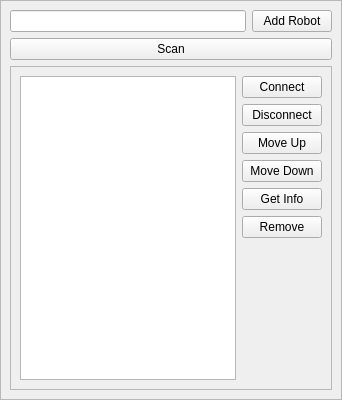
<?xml version="1.0" encoding="UTF-8"?>
<ui version="4.0">
 <class>ConnectDialogForm</class>
 <widget class="QWidget" name="ConnectDialogForm">
  <property name="geometry">
   <rect>
    <x>0</x>
    <y>0</y>
    <width>342</width>
    <height>400</height>
   </rect>
  </property>
  <property name="sizePolicy">
   <sizepolicy hsizetype="Preferred" vsizetype="Maximum">
    <horstretch>0</horstretch>
    <verstretch>0</verstretch>
   </sizepolicy>
  </property>
  <property name="windowTitle">
   <string>Form</string>
  </property>
  <layout class="QVBoxLayout" name="verticalLayout_2">
   <property name="spacing">
    <number>0</number>
   </property>
   <property name="sizeConstraint">
    <enum>QLayout::SetNoConstraint</enum>
   </property>
   <property name="leftMargin">
    <number>0</number>
   </property>
   <property name="topMargin">
    <number>0</number>
   </property>
   <property name="rightMargin">
    <number>0</number>
   </property>
   <property name="bottomMargin">
    <number>0</number>
   </property>
   <item>
    <widget class="QFrame" name="frame">
     <property name="sizePolicy">
      <sizepolicy hsizetype="Fixed" vsizetype="Expanding">
       <horstretch>1</horstretch>
       <verstretch>0</verstretch>
      </sizepolicy>
     </property>
     <property name="frameShape">
      <enum>QFrame::StyledPanel</enum>
     </property>
     <property name="frameShadow">
      <enum>QFrame::Raised</enum>
     </property>
     <layout class="QGridLayout" name="gridLayout">
      <property name="sizeConstraint">
       <enum>QLayout::SetNoConstraint</enum>
      </property>
      <property name="topMargin">
       <number>9</number>
      </property>
      <item row="2" column="1" colspan="2">
       <widget class="QScrollArea" name="scrollArea">
        <property name="widgetResizable">
         <bool>true</bool>
        </property>
        <widget class="QWidget" name="scrollAreaWidgetContents">
         <property name="geometry">
          <rect>
           <x>0</x>
           <y>0</y>
           <width>276</width>
           <height>320</height>
          </rect>
         </property>
         <layout class="QGridLayout" name="gridLayout_2">
          <item row="5" column="1">
           <widget class="QPushButton" name="pushButton_remove">
            <property name="text">
             <string>Remove</string>
            </property>
           </widget>
          </item>
          <item row="3" column="1">
           <widget class="QPushButton" name="pushButton_moveDown">
            <property name="text">
             <string>Move Down</string>
            </property>
           </widget>
          </item>
          <item row="1" column="1">
           <widget class="QPushButton" name="pushButton_disconnect">
            <property name="text">
             <string>Disconnect</string>
            </property>
           </widget>
          </item>
          <item row="0" column="0" rowspan="7">
           <widget class="QTableView" name="tableView_Robots">
            <property name="alternatingRowColors">
             <bool>true</bool>
            </property>
            <property name="showGrid">
             <bool>false</bool>
            </property>
            <attribute name="horizontalHeaderVisible">
             <bool>false</bool>
            </attribute>
            <attribute name="verticalHeaderVisible">
             <bool>false</bool>
            </attribute>
           </widget>
          </item>
          <item row="2" column="1">
           <widget class="QPushButton" name="pushButton_moveUp">
            <property name="text">
             <string>Move Up</string>
            </property>
           </widget>
          </item>
          <item row="6" column="1">
           <spacer name="verticalSpacer">
            <property name="orientation">
             <enum>Qt::Vertical</enum>
            </property>
            <property name="sizeHint" stdset="0">
             <size>
              <width>20</width>
              <height>125</height>
             </size>
            </property>
           </spacer>
          </item>
          <item row="0" column="1">
           <widget class="QPushButton" name="pushButton_connect">
            <property name="text">
             <string>Connect</string>
            </property>
           </widget>
          </item>
          <item row="4" column="1">
           <widget class="QPushButton" name="pushButton_getInfo">
            <property name="text">
             <string>Get Info</string>
            </property>
           </widget>
          </item>
         </layout>
        </widget>
       </widget>
      </item>
      <item row="0" column="2">
       <widget class="QPushButton" name="button_addRobot">
        <property name="sizePolicy">
         <sizepolicy hsizetype="Fixed" vsizetype="Fixed">
          <horstretch>0</horstretch>
          <verstretch>0</verstretch>
         </sizepolicy>
        </property>
        <property name="text">
         <string>Add Robot</string>
        </property>
       </widget>
      </item>
      <item row="1" column="1" colspan="2">
       <widget class="QPushButton" name="button_scan">
        <property name="sizePolicy">
         <sizepolicy hsizetype="Preferred" vsizetype="Fixed">
          <horstretch>0</horstretch>
          <verstretch>0</verstretch>
         </sizepolicy>
        </property>
        <property name="text">
         <string>Scan</string>
        </property>
       </widget>
      </item>
      <item row="0" column="1">
       <widget class="QLineEdit" name="edit_robotID">
        <property name="enabled">
         <bool>true</bool>
        </property>
        <property name="sizePolicy">
         <sizepolicy hsizetype="Preferred" vsizetype="Fixed">
          <horstretch>0</horstretch>
          <verstretch>0</verstretch>
         </sizepolicy>
        </property>
       </widget>
      </item>
     </layout>
    </widget>
   </item>
  </layout>
 </widget>
 <resources/>
 <connections/>
</ui>
